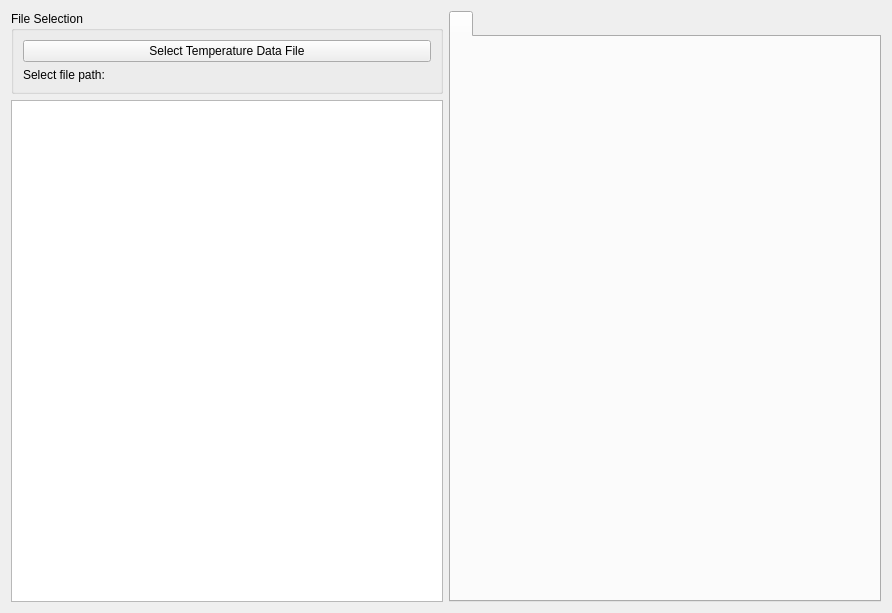
<?xml version="1.0" encoding="UTF-8"?>
<ui version="4.0">
 <class>Form</class>
 <widget class="QWidget" name="Form">
  <property name="geometry">
   <rect>
    <x>0</x>
    <y>0</y>
    <width>892</width>
    <height>613</height>
   </rect>
  </property>
  <property name="windowTitle">
   <string>Form</string>
  </property>
  <layout class="QGridLayout" name="gridLayout_2">
   <item row="1" column="0">
    <widget class="QTextBrowser" name="textBrowser"/>
   </item>
   <item row="0" column="1" rowspan="2">
    <widget class="QTabWidget" name="tabWidget">
     <widget class="QWidget" name="tabWidgetPage1">
      <attribute name="title">
       <string/>
      </attribute>
     </widget>
    </widget>
   </item>
   <item row="0" column="0">
    <widget class="QGroupBox" name="groupBox">
     <property name="title">
      <string>File Selection</string>
     </property>
     <layout class="QGridLayout" name="gridLayout">
      <item row="0" column="0">
       <widget class="QPushButton" name="pushButton">
        <property name="text">
         <string>Select Temperature Data File</string>
        </property>
       </widget>
      </item>
      <item row="1" column="0">
       <widget class="QLabel" name="label">
        <property name="text">
         <string>Select file path:</string>
        </property>
       </widget>
      </item>
     </layout>
    </widget>
   </item>
  </layout>
 </widget>
 <resources/>
 <connections/>
</ui>
